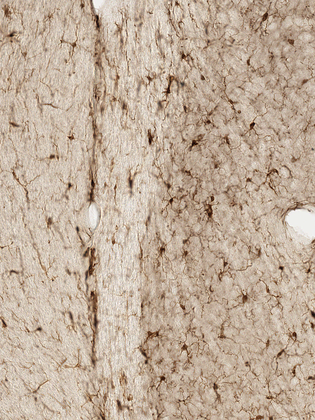
%> input picture data/images/A.tif, 315 x 420 px, shrunk from 900 x 1200 before the run
$ octave --eval "result = extract_manual_features(imread('../../data/images/A.tif'));"   (GNU Octave 9; MATLAB toolbox functions it lacks are replaced by stand-ins)
%> lines starting %> are read from the running program, lines starting %| are printed output that depends on the picture
% University of British Columbia, Vancouver, 2017
%   Alex Kyriazis
%   William Choi
%
% Extracts a list of useful features that is currently (as of June 2017)
% the best method of classifying false positives and true positives.
%
% Classification Training occurs in ML.train_classifier.m
%

function [ features ] = extract_manual_features( im )

    %format image
    grayIm = im(im~=255);
    binIm = imbinarize(im,254/255);
    mask = binIm;

    newmask = imerode(binIm,strel('disk',1));
    if (any(newmask(:)))
       mask = newmask;
    end

    %calculate centroid
    sumR = 0; sumC = 0; count = 0;
    for i=1:size(mask,1)
        for j=1:size(mask,2)
            if (mask(i,j) == 1)
                count = count+1;
                sumR = sumR + i;
                sumC = sumC + j;
            end
        end
    end
    centroid = round([sumR,sumC]/count);

    %calculate moment
    sq = 0;
    for i=1:size(mask,1)
        for j=1:size(mask,2)
            if (mask(i,j) == 1)
                sq = sq + (i-centroid(1))^2 + (j-centroid(2))^2;
            end
        end
    end
    moment = sq/count;

    %max inscribed circle
    flag = true;
    r=0;
    while (flag)
        r = r+1;
        nump = 2*pi*r;
        for a=1:nump
            rad = a/r;
            point = round(r*[cos(rad) sin(rad)])+[centroid(1) centroid(2)];

            if (point(1)<1 || point(1)>size(binIm,1) || point(2)<1 || point(2)>size(binIm,2))
                flag = false;
                break;
            end
            if (any(isnan(point)))
                flag = false;
                break;
            end
            if (mask(point(1),point(2)) == 1)
                flag = false;
                break;
            end
        end
    end

    %circularity
    perim = bwperim(mask);
    circularity = sum(perim(:))/sum(mask(:));

    %Discrete Cosine transform
    [f1,f2,f3,f4,f5,f6] = DCT(im);
    mean_f1 = mean2(f1);
    mean_f2 = mean2(f2);
    mean_f3 = mean2(f3);
    mean_f4 = mean2(f4);
    mean_f5 = mean2(f5);
    mean_f6 = mean2(f6);

    std_f1 = std2(f1);
    std_f2 = std2(f2);
    std_f3 = std2(f3);
    std_f4 = std2(f4);
    std_f5 = std2(f5);
    std_f6 = std2(f6);

    features = [mean2(im),std2(im),moment,r,circularity, sum(binIm(:))...
            mean_f1, std_f1, mean_f2, std_f2, mean_f3, std_f3, ...
            mean_f4, std_f4, mean_f5, std_f5, mean_f6, std_f6];
end


function [f1,f2,f3,f4,f5,f6] = DCT(grayim)
    % Divide patch into 4 blocks and take Discrete Cosine Transform of it
    D = cell(4);
    endr = size(grayim,1);
    endc = size(grayim,2);
    for i = 1:4
        for j = 1:4
            D{i,j} = dct(im2single(grayim((i-1)*floor(endr/4)+1 : i*floor(endr/4), ...
                                           (j-1)*floor(endc/4)+1 : j*floor(endc/4))));
        end
    end

    f1 = D{1,1};
    f2 = abs(D{2,1});
    f3 = abs(D{1,2});

    f4 = 0;
    for i = 3:4
        for j = 1:2
            f4 = f4+abs(D{i,j})/4;
        end
    end

    f5 = 0;
    for i = 1:2
        for j = 3:4
            f5 = f5+abs(D{i,j})/4;
        end
    end

    f6 = 0;
    for i = 3:4
        for j = 3:4
            f6 = f6+abs(D{i,j})/4;
        end
    end
end
%> in extract_manual_features, `newmask = imerode(binIm,strel('disk',1));`: newmask: size 420x315x3 logical; every value is 0
%> after the loop in extract_manual_features, `for i=1:size(mask,1)`: count = 6; sumC = 816; sumR = 974
%> in extract_manual_features, `centroid = round([sumR,sumC]/count);`: centroid = [162 136]
%> after the loop in extract_manual_features, `for i=1:size(mask,1)`: sq = 34388
%> in extract_manual_features, `moment = sq/count;`: moment = 5731.3
%> after the loop in extract_manual_features, `while (flag)`: flag = false; r = 51
%> in extract_manual_features, `circularity = sum(perim(:))/sum(mask(:));`: circularity = 1
%> after the loop in DCT, `for i = 1:4`: D = 16 items
%> in DCT, `f1 = D{1,1};`:
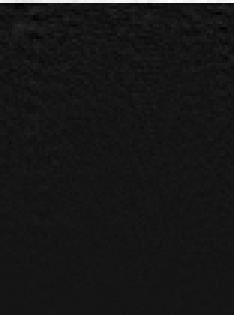
%> f1: size 105x78 single (shown 3 times larger); min -0.767, max 8.39, mean 0.0754; drawn with min black and max white
%> in DCT, `f2 = abs(D{2,1});`:
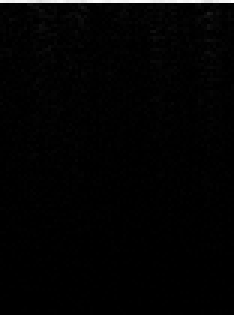
%> f2: size 105x78 single (shown 3 times larger); min 9.47e-06, max 8.52, mean 0.129; drawn with min black and max white
%> in extract_manual_features, `mean_f1 = mean2(f1);`: mean_f1 = 0.0754
%> in extract_manual_features, `mean_f2 = mean2(f2);`: mean_f2 = 0.129
%> in extract_manual_features, `mean_f3 = mean2(f3);`: mean_f3 = 0.136
%> in extract_manual_features, `mean_f4 = mean2(f4);`: mean_f4 = 0.134
%> in extract_manual_features, `mean_f5 = mean2(f5);`: mean_f5 = 0.137
%> in extract_manual_features, `mean_f6 = mean2(f6);`: mean_f6 = 0.133
%> in extract_manual_features, `std_f1 = std2(f1);`: std_f1 = 0.772
%> in extract_manual_features, `std_f2 = std2(f2);`: std_f2 = 0.782
%> in extract_manual_features, `std_f3 = std2(f3);`: std_f3 = 0.767
%> in extract_manual_features, `std_f4 = std2(f4);`: std_f4 = 0.781
%> in extract_manual_features, `std_f5 = std2(f5);`: std_f5 = 0.712
%> in extract_manual_features, `std_f6 = std2(f6);`: std_f6 = 0.735
%> in extract_manual_features, `features = [mean2(im),std2(im),moment,r,circularity, sum(binIm(:)) mea..`: features = 18 values, max 5731.3 at index 3, min 0.0754 at index 7, mean 332.8
%> `result = extract_manual_features(imread('../../data/images/A.tif'));`: result has the same summary as features in extract_manual_features

$ run again, on data/images/B.tif
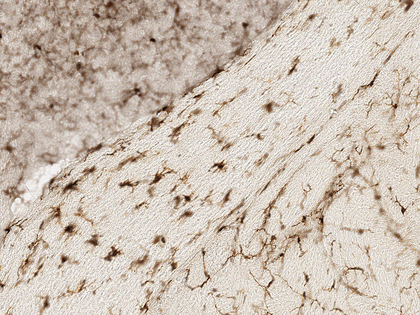
%> input picture data/images/B.tif, 420 x 315 px, shrunk from 1200 x 900 before the run
%> in extract_manual_features, `binIm = imbinarize(im,254/255);`:
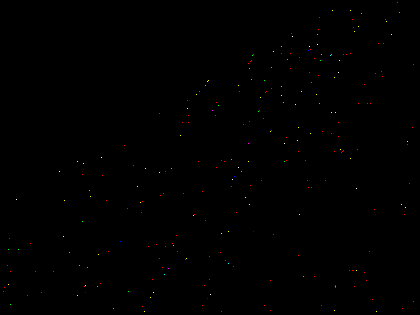
%> binIm: size 315x420x3 logical; mean R, G, B 0.00166, 0.000831, 0.000219
%> newmask: size 315x420x3 logical; every value is 0
%> after the loop in extract_manual_features, `for i=1:size(mask,1)`: count = 219; sumC = 54492; sumR = 37159
%> centroid = [170 249]
%> after the loop in extract_manual_features, `for i=1:size(mask,1)`: sq = 3990296
%> moment = 18220.5
%> after the loop in extract_manual_features, `while (flag)`: flag = false; r = 8
%> circularity = 1
%> after the loop in DCT, `for i = 1:4`: D = 16 items
%> in DCT, `f1 = D{1,1};`:
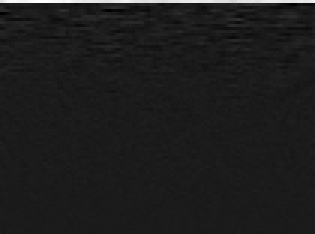
%> f1: size 78x105 single (shown 3 times larger); min -0.797, max 6.7, mean 0.0775; drawn with min black and max white
%> mean_f1 = 0.0775
%> mean_f2 = 0.135
%> mean_f3 = 0.133
%> mean_f4 = 0.173
%> mean_f5 = 0.164
%> mean_f6 = 0.166
%> std_f1 = 0.688
%> std_f2 = 0.723
%> std_f3 = 0.696
%> std_f4 = 0.809
%> std_f5 = 0.815
%> std_f6 = 0.821
%> features = 18 values, max 18220.5 at index 3, min 0.0775 at index 7, mean 1044.8
%> result has the same summary as features in extract_manual_features

$ run again, on data/images/C.tif
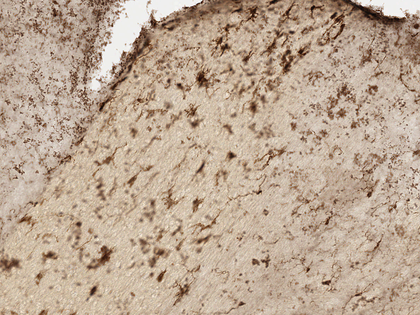
%> input picture data/images/C.tif, 420 x 315 px, shrunk from 1200 x 900 before the run
%> newmask: size 315x420x3 logical; every value is 0
%> after the loop in extract_manual_features, `for i=1:size(mask,1)`: count = 2; sumC = 338; sumR = 39
%> centroid = [20 169]
%> after the loop in extract_manual_features, `for i=1:size(mask,1)`: sq = 2535
%> moment = 1267.5
%> after the loop in extract_manual_features, `while (flag)`: flag = false; r = 20
%> circularity = 1
%> after the loop in DCT, `for i = 1:4`: D = 16 items
%> in DCT, `f1 = D{1,1};`:
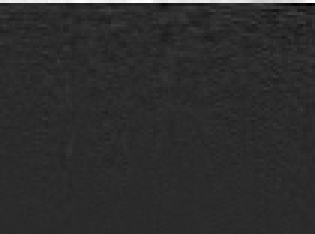
%> f1: size 78x105 single (shown 3 times larger); min -1.37, max 6.76, mean 0.0767; drawn with min black and max white
%> in DCT, `f3 = abs(D{1,2});`:
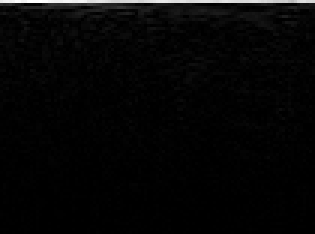
%> f3: size 78x105 single (shown 3 times larger); min 1.07e-06, max 7.31, mean 0.176; drawn with min black and max white
%> mean_f1 = 0.0767
%> mean_f2 = 0.155
%> mean_f3 = 0.176
%> mean_f4 = 0.147
%> mean_f5 = 0.16
%> mean_f6 = 0.142
%> std_f1 = 0.693
%> std_f2 = 0.722
%> std_f3 = 0.731
%> std_f4 = 0.758
%> std_f5 = 0.7
%> std_f6 = 0.748
%> features = 18 values, max 1267.5 at index 3, min 0.0767 at index 7, mean 83.68
%> result has the same summary as features in extract_manual_features

$ run again, on data/images/D.tif
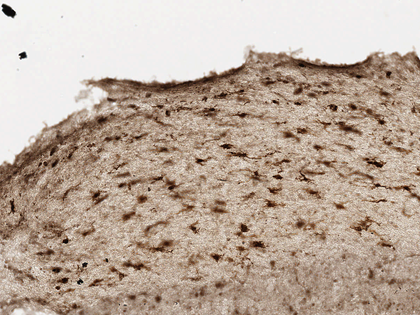
%> input picture data/images/D.tif, 420 x 315 px, shrunk from 1200 x 900 before the run
%> newmask: size 315x420x3 logical; every value is 0
%> after the loop in extract_manual_features, `for i=1:size(mask,1)`: count = 8; sumC = 94; sumR = 225
%> centroid = [28 12]
%> after the loop in extract_manual_features, `for i=1:size(mask,1)`: sq = 4549
%> moment = 568.6
%> after the loop in extract_manual_features, `while (flag)`: flag = false; r = 12
%> circularity = 1
%> after the loop in DCT, `for i = 1:4`: D = 16 items
%> in DCT, `f1 = D{1,1};`:
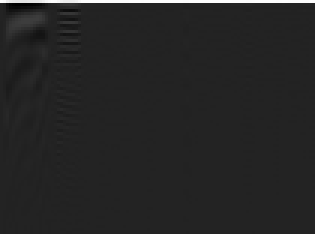
%> f1: size 78x105 single (shown 3 times larger); min -1.34, max 8.42, mean 0.107; drawn with min black and max white
%> in DCT, `f2 = abs(D{2,1});`:
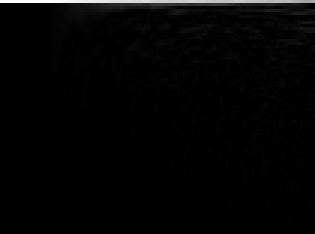
%> f2: size 78x105 single (shown 3 times larger); min 0, max 8.39, mean 0.159; drawn with min black and max white
%> mean_f1 = 0.107
%> mean_f2 = 0.159
%> mean_f3 = 0.116
%> mean_f4 = 0.16
%> mean_f5 = 0.172
%> mean_f6 = 0.153
%> std_f1 = 0.934
%> std_f2 = 0.809
%> std_f3 = 0.939
%> std_f4 = 0.658
%> std_f5 = 0.752
%> std_f6 = 0.684
%> features = 18 values, max 568.6 at index 3, min 0.107 at index 7, mean 45.52
%> result has the same summary as features in extract_manual_features
